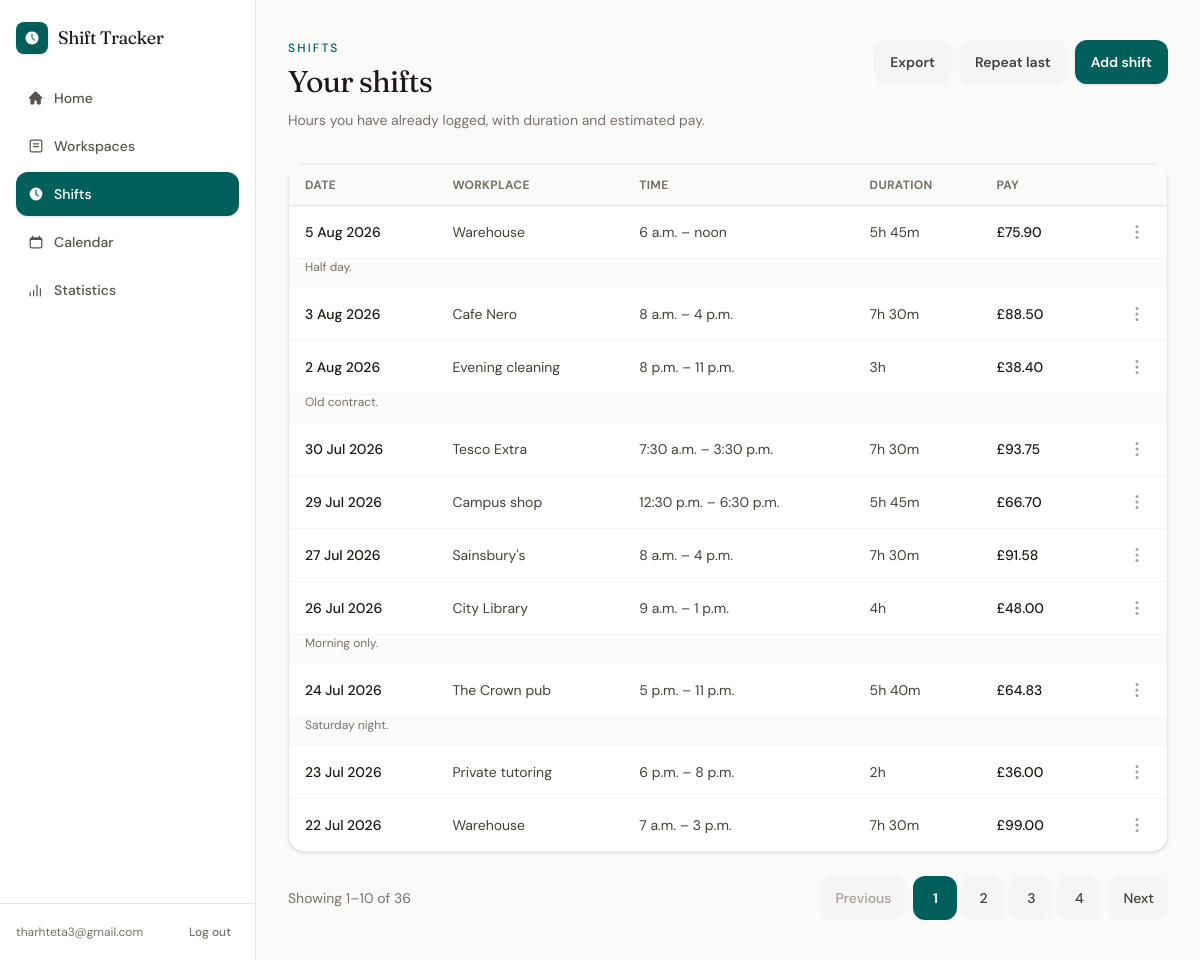
The page /shifts/ (signed in) on the database its author committed.
### shifts/models.py (models this page shows, shortened)
class Shift(models.Model):
    user = models.ForeignKey(
        settings.AUTH_USER_MODEL,
        on_delete=models.CASCADE,
        related_name="shifts",
    )
    workplace = models.ForeignKey(
        Workplace,
        on_delete=models.PROTECT,
        related_name="shifts",
    )
    date = models.DateField()
    start_time = models.TimeField()
    end_time = models.TimeField()
    break_minutes = models.PositiveIntegerField(default=0)
    hourly_rate_at_time = models.DecimalField(
        max_digits=6,
        decimal_places=2,
    )
    notes = models.TextField(
        blank=True,
    )
    created_at = models.DateTimeField(auto_now_add=True)
    updated_at = models.DateTimeField(auto_now=True)
    def duration_minutes(self):
        start = datetime.combine(
            self.date,
            self.start_time,
        )
        end = datetime.combine(
            self.date,
            self.end_time,
        )
        if end <= start:
            end += timedelta(days=1)
        total_minutes = int(
            (end - start).total_seconds() / 60
        )
        return total_minutes - self.break_minutes
    def duration_hours(self):
        return Decimal(self.duration_minutes()) / Decimal("60")
    def duration_display(self):
        minutes = max(self.duration_minutes(), 0)
        hours, remaining = divmod(minutes, 60)
        if hours and remaining:
            return f"{hours}h {remaining}m"
        if hours:
            return f"{hours}h"
        return f"{remaining}m"
    def estimated_earnings(self):
        return (
            self.duration_hours()
            * self.hourly_rate_at_time
        ).quantize(Decimal("0.01"))

### workspaces/models.py (models this page shows, shortened)
class Workplace(models.Model):
    user = models.ForeignKey(
        settings.AUTH_USER_MODEL,
        on_delete=models.CASCADE,
        related_name="workplaces",
    )
    name = models.CharField(max_length=100)
    hourly_rate = models.DecimalField(
        max_digits=6,
        decimal_places=2,
    )
    is_active = models.BooleanField(default=True)
    created_at = models.DateTimeField(auto_now_add=True)
    updated_at = models.DateTimeField(auto_now=True)

### shifts/views.py (the view)
# urls.py: path("shifts/", views.shift_list, name="shift_list"),
@login_required
def shift_list(request):
    try:
        context = _shift_list_context(request)
        template = (
            "shifts/partials/list.html"
            if request.headers.get("HX-Request")
            else "shifts/list.html"
        )
        return render(request, template, context)
    except Exception:
        messages.error(request, "Could not load your shifts.")
        template = (
            "shifts/partials/list.html"
            if request.headers.get("HX-Request")
            else "shifts/list.html"
        )
        return render(
            request,
            template,
            {
                "shifts": [],
                "page_obj": None,
                "page_url_name": "shift_list",
                "list_target": "#shift-list",
            },
        )

### config/pagination.py (called while the page is built)
def page_number_from_request(request, default=1):
    page = request.GET.get("page")
    if page:
        return page
    current = request.headers.get("HX-Current-URL", "")
    if current:
        values = parse_qs(urlparse(current).query).get("page")
        if values:
            return values[0]
    return default

def paginate(queryset, page, per_page):
    return Paginator(queryset, per_page).get_page(page)

### shifts/views.py (called while the page is built)
def _user_shifts(user):
    return user.shifts.select_related("workplace").order_by("-date", "-start_time")

def _last_user_shift(user):
    return _user_shifts(user).first()

def _shift_list_context(request, page=None):
    page_obj = paginate(
        _user_shifts(request.user),
        page if page is not None else page_number_from_request(request),
        SHIFT_PAGE_SIZE,
    )
    return {
        "shifts": page_obj.object_list,
        "page_obj": page_obj,
        "page_url_name": "shift_list",
        "list_target": "#shift-list",
        "last_shift": _last_user_shift(request.user),
    }

### shifts/templates/shifts/list.html (shortened to what this page needs)
{% extends "app.html" %}
{% block app_content %}
<div class="px-4 py-6 sm:px-8 sm:py-10">
    <div class="flex flex-col gap-4 sm:flex-row sm:items-start sm:justify-between">
        <div>
            <p class="text-xs font-medium uppercase tracking-[0.18em] text-teal-800">Shifts</p>
            <h1 class="mt-2 font-serif text-2xl tracking-tight text-stone-900 sm:text-3xl">Your shifts</h1>
            <p class="mt-2 max-w-xl text-sm leading-6 text-stone-500">
                Hours you have already logged, with duration and estimated pay.
            </p>
        </div>
        <div class="flex w-full flex-col gap-2 sm:w-auto sm:flex-row">
            <button
                type="button"
                hx-get="{% url 'shift_export' %}"
                hx-target="#modal"
                hx-swap="innerHTML"
                class="min-h-11 w-full touch-manipulation rounded-xl bg-stone-100 px-4 text-sm font-semibold text-stone-700 transition hover:bg-stone-200 sm:w-auto"
            >
                Export
            </button>
            {% if last_shift %}
                <button
                    type="button"
                    hx-get="{% url 'shift_create' %}?repeat=1"
                    hx-target="#modal"
                    hx-swap="innerHTML"
                    class="min-h-11 w-full touch-manipulation rounded-xl bg-stone-100 px-4 text-sm font-semibold text-stone-700 transition hover:bg-stone-200 sm:w-auto"
                >
                    Repeat last
                </button>
            {% endif %}
            <button
                type="button"
                hx-get="{% url 'shift_create' %}"
                hx-target="#modal"
                hx-swap="innerHTML"
                class="min-h-11 w-full touch-manipulation rounded-xl bg-teal-800 px-4 text-sm font-semibold text-white shadow-sm transition hover:bg-teal-700 sm:w-auto"
            >
                Add shift
            </button>
        </div>
    </div>
    <div id="shift-list" class="mt-8">
        {% include "shifts/partials/list.html" %}
    </div>
</div>
{% endblock %}

### templates/app.html (shortened to what this page needs)
{% extends "base.html" %}
{% block content %}
<div id="app-shell" class="flex min-h-screen md:flex-row">
    <aside
        id="app-sidebar"
        class="fixed inset-y-0 left-0 z-50 flex w-72 max-w-[85vw] -translate-x-full flex-col border-r border-stone-200 bg-white transition-transform duration-200 md:static md:z-auto md:w-64 md:max-w-none md:translate-x-0"
    >
        <div class="flex items-center justify-between gap-3 px-4 py-3 md:py-4">
            <a href="{% url 'home' %}" class="flex min-h-11 items-center gap-2.5 text-stone-900">
                <span class="flex size-8 items-center justify-center rounded-lg bg-teal-800 text-white shadow-sm">
                </span>
                <span class="font-serif text-lg tracking-tight">Shift Tracker</span>
            </a>
        </div>
        <nav class="flex flex-1 flex-col gap-1 overflow-y-auto px-3 pb-3 md:px-4">
            <a
                href="{% url 'home' %}"
                class="flex min-h-11 items-center gap-2.5 rounded-xl px-3 text-sm font-medium transition {% if request.resolver_match.url_name == 'home' %}bg-teal-800 text-white shadow-sm{% else %}text-stone-600 hover:bg-stone-100 hover:text-stone-900{% endif %}"
            >
                Home
            </a>
            <a
                href="{% url 'workplace_list' %}"
                class="flex min-h-11 items-center gap-2.5 rounded-xl px-3 text-sm font-medium transition {% if request.resolver_match.url_name == 'workplace_list' %}bg-teal-800 text-white shadow-sm{% else %}text-stone-600 hover:bg-stone-100 hover:text-stone-900{% endif %}"
            >
                Workspaces
            </a>
            <a
                href="{% url 'shift_list' %}"
                class="flex min-h-11 items-center gap-2.5 rounded-xl px-3 text-sm font-medium transition {% if request.resolver_match.url_name == 'shift_list' %}bg-teal-800 text-white shadow-sm{% else %}text-stone-600 hover:bg-stone-100 hover:text-stone-900{% endif %}"
            >
                <svg xmlns="http://www.w3.org/2000/svg" viewBox="0 0 20 20" fill="currentColor" class="size-4">
                    <path fill-rule="evenodd" d="M10 18a8 8 0 1 0 0-16 8 8 0 0 0 0 16Zm.75-13a.75.75 0 0 0-1.5 0v5c0 .192.078.384.22.53l3 2.75a.75.75 0 0 0 1.06-1.06l-2.78-2.547V5Z" clip-rule="evenodd" />
                </svg>
                Shifts
            </a>
            <a
                href="{% url 'shift_calendar' %}"
                class="flex min-h-11 items-center gap-2.5 rounded-xl px-3 text-sm font-medium transition {% if request.resolver_match.url_name == 'shift_calendar' %}bg-teal-800 text-white shadow-sm{% else %}text-stone-600 hover:bg-stone-100 hover:text-stone-900{% endif %}"
            >
                Calendar
            </a>
            <a
                href="{% url 'shift_statistics' %}"
                class="flex min-h-11 items-center gap-2.5 rounded-xl px-3 text-sm font-medium transition {% if request.resolver_match.url_name == 'shift_statistics' %}bg-teal-800 text-white shadow-sm{% else %}text-stone-600 hover:bg-stone-100 hover:text-stone-900{% endif %}"
            >
                Statistics
            </a>
        </nav>
        <div class="mt-auto flex items-center justify-between gap-2 border-t border-stone-200 px-4 py-4">
            <span class="truncate text-xs text-stone-500">{{ user.email }}</span>
            <a
                href="{% url 'account_logout' %}"
                class="shrink-0 rounded-lg px-2 py-1 text-xs font-medium text-stone-500 transition hover:bg-stone-100 hover:text-stone-900"
            >
                Log out
            </a>
        </div>
    </aside>
    <div class="flex min-w-0 flex-1 flex-col">
        <div class="min-w-0 flex-1">
            {% block app_content %}{% endblock %}
        </div>
    </div>
</div>
{% endblock %}

### shifts/templates/shifts/partials/list.html (shortened to what this page needs)
{% if shifts %}
    <div class="hidden overflow-visible rounded-2xl border border-stone-200/80 bg-white shadow-sm md:block">
        <table class="min-w-full text-left text-sm">
            <thead class="border-b border-stone-200 bg-stone-50 text-xs font-medium uppercase tracking-wide text-stone-500">
                <tr>
                    <th class="px-4 py-3">Date</th>
                    <th class="px-4 py-3">Workplace</th>
                    <th class="px-4 py-3">Time</th>
                    <th class="px-4 py-3">Duration</th>
                    <th class="px-4 py-3">Pay</th>
                    <th class="px-4 py-3"><span class="sr-only">Actions</span></th>
                </tr>
            </thead>
            <tbody class="divide-y divide-stone-100">
                {% for shift in shifts %}
                    <tr class="text-stone-700">
                        <td class="whitespace-nowrap px-4 py-3 font-medium text-stone-900">{{ shift.date }}</td>
                        <td class="px-4 py-3">{{ shift.workplace.name }}</td>
                        <td class="whitespace-nowrap px-4 py-3">
                            {{ shift.start_time }} – {{ shift.end_time }}
                        </td>
                        <td class="whitespace-nowrap px-4 py-3">{{ shift.duration_display }}</td>
                        <td class="whitespace-nowrap px-4 py-3 font-medium text-stone-900">
                            £{{ shift.estimated_earnings }}
                        </td>
                        <td class="whitespace-nowrap px-2 py-1 text-right">
                            <div class="flex justify-end">
                                {% url 'shift_update' shift.pk as shift_edit_url %}
                                {% url 'shift_delete' shift.pk as shift_delete_url %}
                                {% include "partials/action_menu.html" with menu_label="More actions for this shift" edit_url=shift_edit_url delete_url=shift_delete_url %}
                            </div>
                        </td>
                    </tr>
                    {% if shift.notes %}
                        <tr class="bg-stone-50/70">
                            <td colspan="6" class="px-4 pb-3 pt-0 text-xs text-stone-500">
                                {{ shift.notes }}
                            </td>
                        </tr>
                    {% endif %}
                {% endfor %}
            </tbody>
        </table>
    </div>
{% else %}
    <div class="rounded-2xl border border-dashed border-stone-300 bg-white px-6 py-12 text-center">
        <p class="font-medium text-stone-800">No shifts logged yet</p>
        <p class="mt-1 text-sm text-stone-500">Add a shift after you finish work.</p>
    </div>
{% endif %}
{% include "partials/pagination.html" %}

### templates/partials/action_menu.html (shortened to what this page needs)
<div class="relative" data-menu>
    <button
        type="button"
        data-menu-toggle
        aria-expanded="false"
        aria-haspopup="menu"
        aria-label="{{ menu_label }}"
        class="inline-flex size-11 items-center justify-center rounded-xl text-stone-400 transition hover:bg-stone-100 hover:text-stone-700"
    >
        <svg xmlns="http://www.w3.org/2000/svg" viewBox="0 0 20 20" fill="currentColor" class="size-5">
            <path d="M10 3a1.5 1.5 0 1 1 0 3 1.5 1.5 0 0 1 0-3ZM10 8.5a1.5 1.5 0 1 1 0 3 1.5 1.5 0 0 1 0-3ZM11.5 15.5a1.5 1.5 0 1 0-3 0 1.5 1.5 0 0 0 3 0Z" />
        </svg>
    </button>
</div>

### rows shown on the page
Shift: date "5 Aug 2026", workplace.name "Warehouse", start_time "6 a.m.", end_time "noon", duration_display "5h 45m", estimated_earnings "75.90", notes "Half day."
Shift: date "3 Aug 2026", workplace.name "Cafe Nero", start_time "8 a.m.", end_time "4 p.m.", duration_display "7h 30m", estimated_earnings "88.50"
Shift: date "2 Aug 2026", workplace.name "Evening cleaning", start_time "8 p.m.", end_time "11 p.m.", duration_display "3h", estimated_earnings "38.40", notes "Old contract."
Shift: date "30 Jul 2026", workplace.name "Tesco Extra", start_time "7:30 a.m.", end_time "3:30 p.m.", duration_display "7h 30m", estimated_earnings "93.75"
Shift: date "29 Jul 2026", workplace.name "Campus shop", start_time "12:30 p.m.", end_time "6:30 p.m.", duration_display "5h 45m", estimated_earnings "66.70"
Shift: date "27 Jul 2026", workplace.name "Sainsbury's", start_time "8 a.m.", end_time "4 p.m.", duration_display "7h 30m", estimated_earnings "91.58"
Shift: date "26 Jul 2026", workplace.name "City Library", start_time "9 a.m.", end_time "1 p.m.", duration_display "4h", estimated_earnings "48.00", notes "Morning only."
Shift: date "24 Jul 2026", workplace.name "The Crown pub", start_time "5 p.m.", end_time "11 p.m.", duration_display "5h 40m", estimated_earnings "64.83", notes "Saturday night."
Shift: date "23 Jul 2026", workplace.name "Private tutoring", start_time "6 p.m.", end_time "8 p.m.", duration_display "2h", estimated_earnings "36.00"
Shift: date "22 Jul 2026", workplace.name "Warehouse", start_time "7 a.m.", end_time "3 p.m.", duration_display "7h 30m", estimated_earnings "99.00"

### other values the page prints
{{ user.email }} "tharhteta3@gmail.com"
{{ page_obj.start_index }} "1"
{{ page_obj.end_index }} "10"
{{ page_obj.paginator.count }} "36"
{{ num }} "1"
{{ num }} "2" "3" "4"
